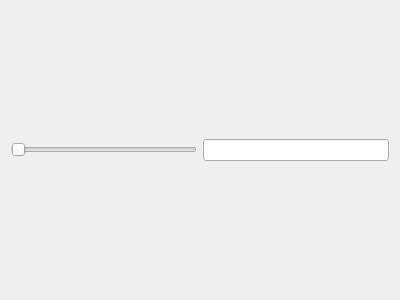
<?xml version="1.0" encoding="UTF-8"?>
<ui version="4.0">
 <class>Plugins::SourceView::SourceView</class>
 <widget class="QWidget" name="Plugins::SourceView::SourceView">
  <property name="geometry">
   <rect>
    <x>0</x>
    <y>0</y>
    <width>400</width>
    <height>300</height>
   </rect>
  </property>
  <property name="windowTitle">
   <string>Form</string>
  </property>
  <layout class="QVBoxLayout" name="verticalLayout">
   <item>
    <layout class="QHBoxLayout" name="horizontalLayout">
     <item>
      <widget class="QSlider" name="sldZoom">
       <property name="orientation">
        <enum>Qt::Horizontal</enum>
       </property>
      </widget>
     </item>
     <item>
      <widget class="QLineEdit" name="txtFilter"/>
     </item>
    </layout>
   </item>
  </layout>
 </widget>
 <resources/>
 <connections/>
</ui>
